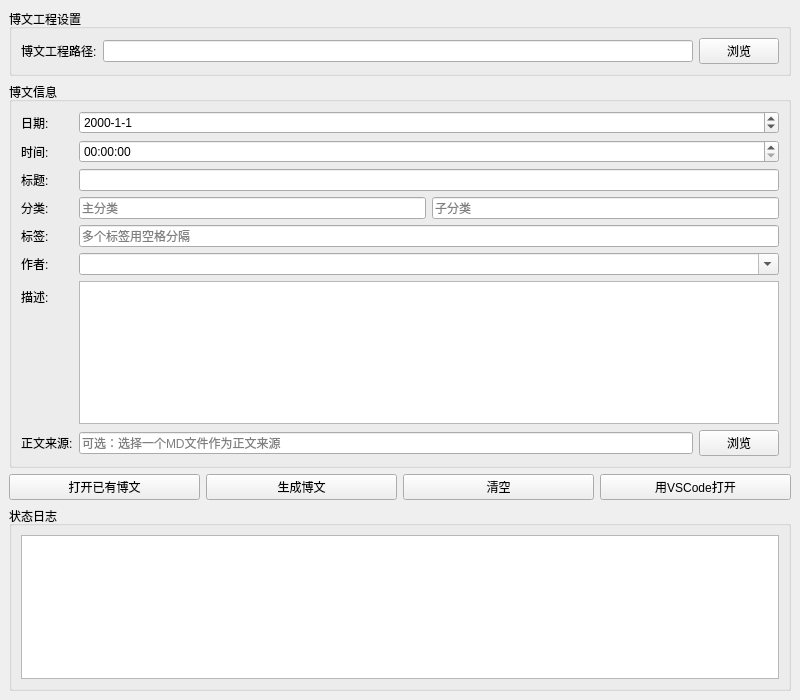
<?xml version="1.0" encoding="UTF-8"?>
<ui version="4.0">
 <class>BlogPostGenerator</class>
 <widget class="QMainWindow" name="BlogPostGenerator">
  <property name="geometry">
   <rect>
    <x>0</x>
    <y>0</y>
    <width>800</width>
    <height>700</height>
   </rect>
  </property>
  <property name="windowTitle">
   <string>博文生成工具</string>
  </property>
  <widget class="QWidget" name="centralwidget">
   <layout class="QVBoxLayout" name="verticalLayout">
    <item>
     <widget class="QGroupBox" name="groupBox">
      <property name="title">
       <string>博文工程设置</string>
      </property>
      <layout class="QFormLayout" name="formLayout">
       <item row="0" column="0">
        <widget class="QLabel" name="label">
         <property name="text">
          <string>博文工程路径:</string>
         </property>
        </widget>
       </item>
       <item row="0" column="1">
        <layout class="QHBoxLayout" name="horizontalLayout">
         <item>
          <widget class="QLineEdit" name="projectPathEdit"/>
         </item>
         <item>
          <widget class="QPushButton" name="browseButton">
           <property name="text">
            <string>浏览</string>
           </property>
          </widget>
         </item>
        </layout>
       </item>
      </layout>
     </widget>
    </item>
    <item>
     <widget class="QGroupBox" name="groupBox_2">
      <property name="title">
       <string>博文信息</string>
      </property>
      <layout class="QFormLayout" name="formLayout_2">
       <item row="0" column="0">
        <widget class="QLabel" name="label_2">
         <property name="text">
          <string>日期:</string>
         </property>
        </widget>
       </item>
       <item row="0" column="1">
        <widget class="QDateEdit" name="dateEdit">
         <property name="displayFormat">
          <string>yyyy-M-d</string>
         </property>
        </widget>
       </item>
       <item row="1" column="0">
        <widget class="QLabel" name="label_3">
         <property name="text">
          <string>时间:</string>
         </property>
        </widget>
       </item>
       <item row="1" column="1">
        <widget class="QTimeEdit" name="timeEdit">
         <property name="displayFormat">
          <string>HH:mm:ss</string>
         </property>
        </widget>
       </item>
       <item row="2" column="0">
        <widget class="QLabel" name="label_4">
         <property name="text">
          <string>标题:</string>
         </property>
        </widget>
       </item>
       <item row="2" column="1">
        <widget class="QLineEdit" name="titleEdit"/>
       </item>
       <item row="3" column="0">
        <widget class="QLabel" name="label_5">
         <property name="text">
          <string>分类:</string>
         </property>
        </widget>
       </item>
       <item row="3" column="1">
        <layout class="QHBoxLayout" name="horizontalLayout_2">
         <item>
          <widget class="QLineEdit" name="mainCategoryEdit">
           <property name="placeholderText">
            <string>主分类</string>
           </property>
          </widget>
         </item>
         <item>
          <widget class="QLineEdit" name="subCategoryEdit">
           <property name="placeholderText">
            <string>子分类</string>
           </property>
          </widget>
         </item>
        </layout>
       </item>
       <item row="4" column="0">
        <widget class="QLabel" name="label_6">
         <property name="text">
          <string>标签:</string>
         </property>
        </widget>
       </item>
       <item row="4" column="1">
        <widget class="QLineEdit" name="tagsEdit">
         <property name="placeholderText">
          <string>多个标签用空格分隔</string>
         </property>
        </widget>
       </item>
       <item row="5" column="0">
        <widget class="QLabel" name="label_7">
         <property name="text">
          <string>作者:</string>
         </property>
        </widget>
       </item>
       <item row="5" column="1">
        <widget class="QComboBox" name="authorComboBox">
         <property name="editable">
          <bool>true</bool>
         </property>
         <item>
          <property name="text">
           <string/>
          </property>
         </item>
        </widget>
       </item>
       <item row="6" column="0">
        <widget class="QLabel" name="label_8">
         <property name="text">
          <string>描述:</string>
         </property>
        </widget>
       </item>
       <item row="6" column="1">
        <widget class="QTextEdit" name="descriptionEdit">
         <property name="maximumHeight">
          <number>100</number>
         </property>
        </widget>
       </item>
       <item row="7" column="0">
        <widget class="QLabel" name="label_9">
         <property name="text">
          <string>正文来源:</string>
         </property>
        </widget>
       </item>
       <item row="7" column="1">
        <layout class="QHBoxLayout" name="horizontalLayout_4">
         <item>
          <widget class="QLineEdit" name="contentFilePathEdit">
           <property name="placeholderText">
            <string>可选：选择一个MD文件作为正文来源</string>
           </property>
          </widget>
         </item>
         <item>
          <widget class="QPushButton" name="browseContentButton">
           <property name="text">
            <string>浏览</string>
           </property>
          </widget>
         </item>
        </layout>
       </item>
      </layout>
     </widget>
    </item>
    <item>
     <layout class="QHBoxLayout" name="horizontalLayout_3">
      <item>
       <widget class="QPushButton" name="openPostButton">
        <property name="text">
         <string>打开已有博文</string>
        </property>
       </widget>
      </item>
      <item>
       <widget class="QPushButton" name="generateButton">
        <property name="text">
         <string>生成博文</string>
        </property>
       </widget>
      </item>
      <item>
       <widget class="QPushButton" name="clearButton">
        <property name="text">
         <string>清空</string>
        </property>
       </widget>
      </item>
      <item>
       <widget class="QPushButton" name="openVSCodeButton">
        <property name="text">
         <string>用VSCode打开</string>
        </property>
       </widget>
      </item>
     </layout>
    </item>
    <item>
     <widget class="QGroupBox" name="groupBox_3">
      <property name="title">
       <string>状态日志</string>
      </property>
      <layout class="QVBoxLayout" name="verticalLayout_2">
       <item>
        <widget class="QTextEdit" name="logTextEdit">
         <property name="maximumHeight">
          <number>150</number>
         </property>
         <property name="readOnly">
          <bool>true</bool>
         </property>
        </widget>
       </item>
      </layout>
     </widget>
    </item>
   </layout>
  </widget>
 </widget>
 <resources/>
 <connections/>
</ui>
